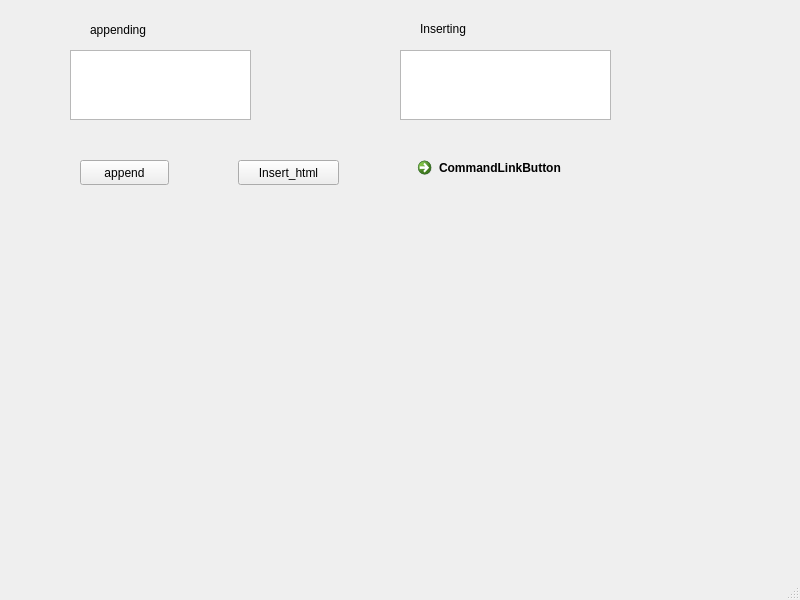
<?xml version="1.0" encoding="UTF-8"?>
<ui version="4.0">
 <class>MainWindow</class>
 <widget class="QMainWindow" name="MainWindow">
  <property name="geometry">
   <rect>
    <x>0</x>
    <y>0</y>
    <width>800</width>
    <height>600</height>
   </rect>
  </property>
  <property name="windowTitle">
   <string>MainWindow</string>
  </property>
  <widget class="QWidget" name="centralwidget">
   <widget class="QTextEdit" name="appending_t">
    <property name="geometry">
     <rect>
      <x>70</x>
      <y>50</y>
      <width>181</width>
      <height>70</height>
     </rect>
    </property>
   </widget>
   <widget class="QTextEdit" name="Inserting_t">
    <property name="geometry">
     <rect>
      <x>400</x>
      <y>50</y>
      <width>211</width>
      <height>70</height>
     </rect>
    </property>
   </widget>
   <widget class="QLabel" name="label">
    <property name="geometry">
     <rect>
      <x>90</x>
      <y>20</y>
      <width>111</width>
      <height>20</height>
     </rect>
    </property>
    <property name="text">
     <string>appending</string>
    </property>
   </widget>
   <widget class="QLabel" name="label_2">
    <property name="geometry">
     <rect>
      <x>420</x>
      <y>20</y>
      <width>67</width>
      <height>17</height>
     </rect>
    </property>
    <property name="text">
     <string>Inserting</string>
    </property>
   </widget>
   <widget class="QPushButton" name="append_b">
    <property name="geometry">
     <rect>
      <x>80</x>
      <y>160</y>
      <width>89</width>
      <height>25</height>
     </rect>
    </property>
    <property name="text">
     <string>append</string>
    </property>
   </widget>
   <widget class="QPushButton" name="insert_html_b">
    <property name="geometry">
     <rect>
      <x>238</x>
      <y>160</y>
      <width>101</width>
      <height>25</height>
     </rect>
    </property>
    <property name="text">
     <string>Insert_html</string>
    </property>
   </widget>
   <widget class="QLabel" name="debug">
    <property name="geometry">
     <rect>
      <x>80</x>
      <y>240</y>
      <width>451</width>
      <height>17</height>
     </rect>
    </property>
    <property name="text">
     <string/>
    </property>
   </widget>
   <widget class="QCommandLinkButton" name="insert_b">
    <property name="geometry">
     <rect>
      <x>410</x>
      <y>150</y>
      <width>177</width>
      <height>41</height>
     </rect>
    </property>
    <property name="text">
     <string>CommandLinkButton</string>
    </property>
   </widget>
  </widget>
  <widget class="QMenuBar" name="menubar">
   <property name="geometry">
    <rect>
     <x>0</x>
     <y>0</y>
     <width>800</width>
     <height>22</height>
    </rect>
   </property>
  </widget>
  <widget class="QStatusBar" name="statusbar"/>
 </widget>
 <resources/>
 <connections/>
</ui>
